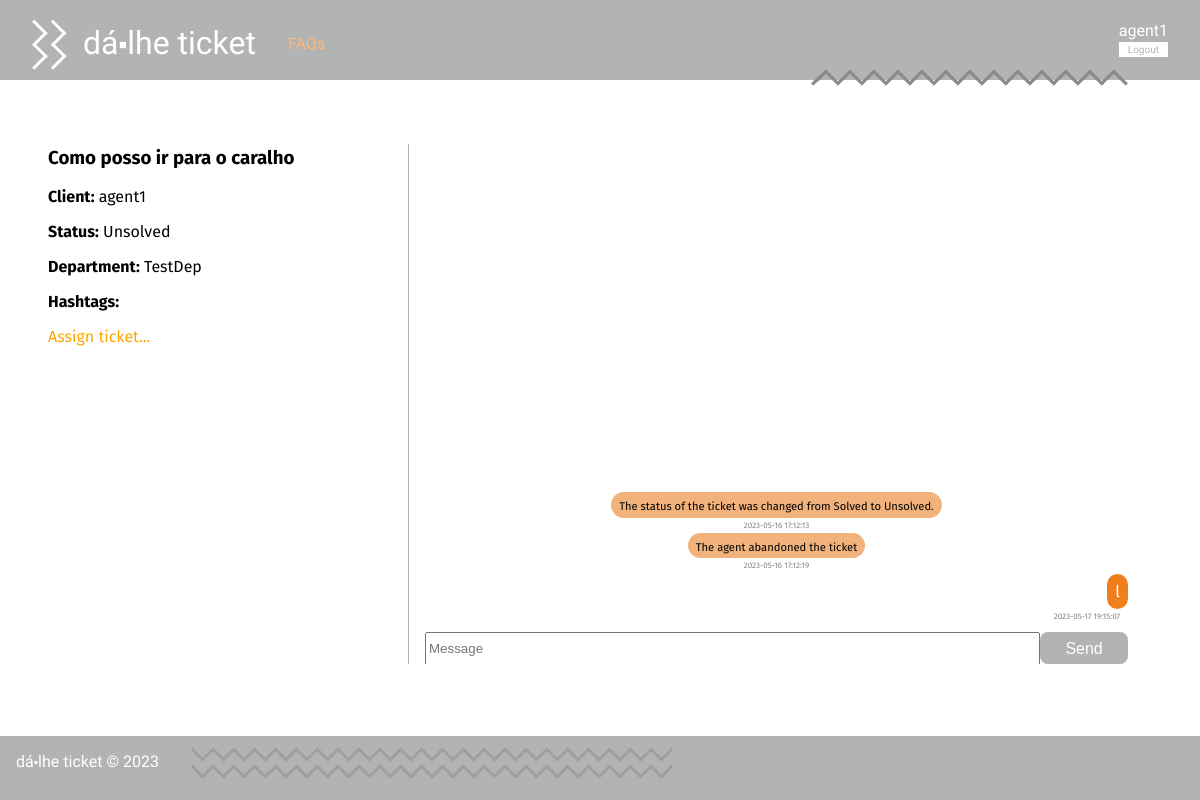
The page /pages/ticket.php?id=5 (signed in) on the database as committed earlier.
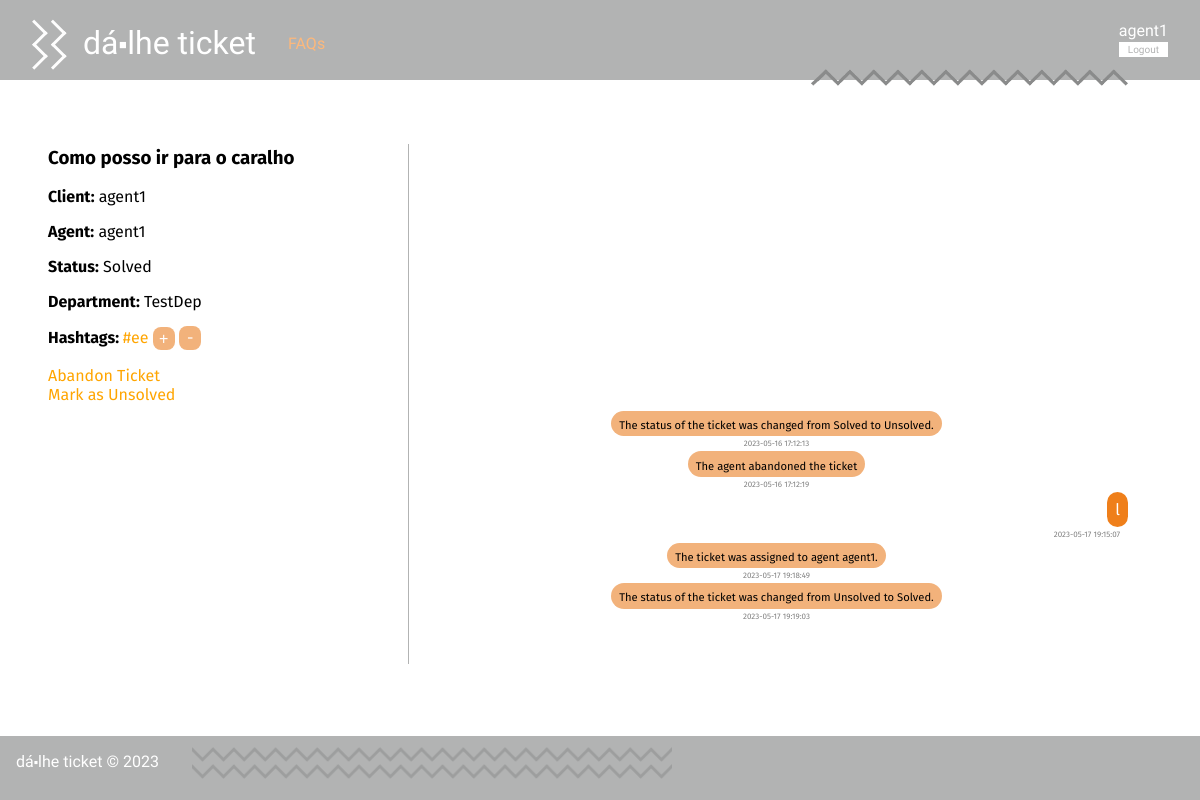
The same page on the database as committed later.
### tables this page shows
CREATE TABLE Ticket(
   id integer primary key autoincrement,
   title varchar(60) not null,
   client varchar(20) not null,
   agent varchar(20),
   status varchar(10) not null,
   department varchar(20),
   foreign key (client) references User(username),
   foreign key (agent) references User(username),
   foreign key (department) references Department(name)
);

CREATE TABLE Change(
   id integer primary key autoincrement,
   ticketId integer not null,
   agent varchar(20),
   action text,
   datetime datetime not null,
   foreign key (ticketId) references Ticket(id),
   foreign key (agent) references User(id)
);

CREATE TABLE Message(
   id integer primary key autoincrement,
   ticketId integer not null,
   isFromClient boolean not null,
   message text not null,
   author varchar(20) not null,
   datetime datetime not null,
   foreign key (ticketId) references Ticket(id)
);

CREATE TABLE Hashtag(
   tag varchar(20) primary key
);

### pages/ticket.php (called while the page is built, shortened)
<?php
    require_once(__DIR__ . '/../database/connection.db.php');
    require_once(__DIR__ . '/../database/ticket.class.php');
    require_once(__DIR__ . '/../database/user.class.php');
    require_once(__DIR__ . '/../templates/common.tpl.php');
    require_once(__DIR__ . '/../templates/ticket.tpl.php');
    require_once(__DIR__ . '/../utils/session.php');
    $db = getDatabaseConnection();
    $ticket = Ticket::getTicketById($db, intval($_GET['id']));
    drawTicket($db, $ticket);
?>

### database/ticket.class.php (called while the page is built, shortened)
<?php
require_once(__DIR__ . '/hashtag.class.php');
require_once(__DIR__ . '/change.class.php');
class Ticket {
    public int $id;
    public function __construct(int $id, string $title, string $client, ?string $agent, string $status, string $department) {
        $this->id = $id;
        $this->title = $title;
        $this->client = $client;
        $this->agent = $agent;
        $this->status = $status;
        $this->department = $department;
    }
    public function getHashtags(PDO $db) : array {
        $stmt = $db->prepare('SELECT h.tag FROM Hashtag h JOIN TicketHashtag th ON h.tag = th.tag WHERE th.ticketId = ?');
        $stmt->execute(array($this->id));
        $hashtags = array();
        while($hashtag = $stmt->fetch()){
            $hashtags[] = new Hashtag($hashtag['tag']);
        }
        return $hashtags;
    }
    static public function getTicketById(PDO $db, int $id) : Ticket {
        $stmt = $db->prepare('SELECT * from Ticket WHERE id = ?');
        $stmt->execute(array($id));
        $line = $stmt->fetchAll()[0];
        $ticket = new Ticket(
            $line['id'],
            $line['title'],
            $line['client'],
            $line['agent'],
            $line['status'],
            $line['department'],
        );
        return $ticket;
    }
}
?>

### utils/session.php (called while the page is built, shortened)
<?php
  class Session {
    public function getName() : ?string {
      return isset($_SESSION['name']) ? $_SESSION['name'] : null;
    }
  }
?>

### database/user.class.php (called while the page is built, shortened)
<?php
class User{
  public function __construct(string $name, string $username, string $email, string $type, string $department, int $ticket_count, int $closed_tickets){
    $this->username = $username;
    $this->type = $type;
    $this->department = $department;
  }
  static public function getUserTypeByUsername(PDO $db, string $username) : string {
    $stmt = $db->prepare('SELECT type from User where username = ?');
    $stmt->execute(array($username));
    return $stmt->fetchAll()[0]['type'];
  }
  static public function getUserByUsername(PDO $db, string $username) : User {
    $stmt = $db->prepare('SELECT * from User where username = ?');
    $stmt->execute(array($username));
    $user = $stmt->fetchAll()[0];
    return new User(
      $user['name'],
      $user['username'],
      $user['email'],
      $user['type'],
      $user['department'],
      intval($user['ticket_count']),
      intval($user['closed_tickets'])
    );
  }
}
?>

### database/message.class.php (called while the page is built, shortened)
<?php
  require_once(__DIR__ . '/../utils/session.php');
  require_once(__DIR__ . '/change.class.php');
  class Message{
    public string $author;
    public function __construct(int $id, int $ticketId, bool $isFromClient, string $message, string $author, string $datetime){
      $this->message = $message;
      $this->author = $author;
      $this->datetime = $datetime;
    }
    public function isMine(PDO $db){
      $session = new Session();
      return $this->author == $session->getName();
    }
    static public function getAllMessagesAndChangesFromTicket(PDO $db, int $id) : array {
        $stmt = $db->prepare('
            SELECT m.id, m.ticketId, m.isFromClient, m.message, m.author, m.datetime
            FROM Message m JOIN Ticket t
            ON m.ticketId = t.id
            WHERE t.id = ?
        ');
        $stmt->execute(array($id));
        $messages = array();
        while($message = $stmt->fetch()){
            $messages[] = new Message(
            $message['id'],
            intval($message['ticketId']),
            $message['isFromClient'] == 1,
            $message['message'],
            $message['author'],
            $message['datetime']
            );
        }
        $stmt = $db->prepare('
            SELECT m.id, m.ticketId, m.agent, m.action, m.datetime
            FROM Change m JOIN Ticket t
            ON m.ticketId = t.id
            WHERE t.id = ?
        ');
        $stmt->execute(array($id));
        $changes = array();
        while($change = $stmt->fetch()){
            $changes[] = new Change(
            $change['id'],
            intval($change['ticketId']),
            $change['agent'],
            $change['action'],
            $change['datetime']
            );
        }
        $all = array_merge($messages, $changes);
        usort($all, function($a, $b){
            return strtotime($a->datetime) > strtotime($b->datetime);
        });
        return $all;
    }
  }
?>

### database/change.class.php (called while the page is built, shortened)
<?php
class Change{
    public function __construct(int $id, int $ticketId, ?string $agent, string $action, string $datetime){
        $this->action = $action;
        $this->datetime = $datetime;
    }
}
?>

### database/hashtag.class.php (called while the page is built, shortened)
<?php
  class Hashtag{
    public function __construct(string $tag){
      $this->tag = $tag;
    }
  }
?>

### templates/ticket.tpl.php (the view, shortened to what the rows shown need)
<?php
    require_once(__DIR__ . '/../database/ticket.class.php');
    require_once(__DIR__ . '/../database/hashtag.class.php');
    require_once(__DIR__ . '/../database/message.class.php');
?>
<?php function drawTicket(PDO $db, Ticket $ticket) {
    $session = new Session();
    $me = User::getUserByUsername($db, $session->getName());
    $hasTags = false;
    ?>
    <div class="ticket_details">
        <div class="ticket_info">
            <h3><?= $ticket->title ?></h3>
            <div class="ticket_client"><span class="bold">Client:</span> <?= $ticket->client ?></div>
            <?php if($ticket->agent !== null) { ?>
                <div class="ticket_agent"><span class="bold">Agent:</span> <?= $ticket->agent ?></div>
            <?php } ?>
            <div class="ticket_status"><span class="bold">Status:</span> <?= $ticket->status ?></div>
            <div class="ticket_department"><span class="bold">Department:</span> <?= $ticket->department ?></div>
            <div class="ticket_hashtags"><span class="bold">Hashtags: </span>
                <?php foreach($ticket->getHashtags($db) as $hashtag) {
                    $hasTags = true;
                ?>
                    <span class="hashtag">
                    <?php
                    if ($me->type == 'user') {
                    ?>
                        #<?= $hashtag->tag ?>
                    <?php
                    } else {
                    ?>
                        <a href="../pages/hashtag.php?tag=<?= $hashtag->tag ?>">
                            #<?= $hashtag->tag ?>
                        </a>
                    <?php
                    }
                    ?>
                    </span>
                <?php
                }
            if ($me->type == 'admin' || $ticket->agent == $me->username) {
                ?>
                <button class="add_hashtag">+</button>
            <?php
                if ($hasTags) {
            ?>
                <a href="../pages/remove_hashtag.php?id=<?= $ticket->id ?>" class="remove_hashtag">-</a>
            <?php
                }
            ?>
            <?php
            }
            ?>
            </div>
            <div class="ticket_options">
                <?php if($ticket->agent == $session->getName()) { ?>
                    <a href=<?=("../actions/action_abandon_ticket.php?id=" . $ticket->id)?>>
                    </a>
                <?php
                    }
                    if (($me->type == 'admin' || $me->department == $ticket->department) && $ticket->status == 'Unsolved') {
            ?>
                    <a href="../pages/assign_ticket.php?id=<?= $ticket->id ?>">Assign ticket...</a>
            <?php
                    } if ($ticket->agent != null && $ticket->status == 'Unsolved' && $me->type == 'admin') {
            ?>
                    <a href=<?=("../actions/action_abandon_ticket.php?id=" . $ticket->id)?>>
                        Unassign ticket
                    </a>
            <?php
                    }
                    if ($me->type == 'admin' || $ticket->agent == $me->username) {
            ?>
                    <a href="../actions/action_change_ticket_status.php?id=<?= $ticket->id ?>">
                    </a>
            <?php
                    }
                ?>
            </div>
        </div>
        <?php
            if(User::getUserTypeByUsername($db, $session->getName()) == 'admin' || $session->getName() == $ticket->agent || $session->getName() == $ticket->client || $ticket->agent == null) {
        ?>
        <div class="ticket_messages">
            <div class="message_list">
        <?php
            foreach(Message::getAllMessagesAndChangesFromTicket($db, $ticket->id) as $message) {
                if($message instanceof Message) {?>
                    <div class="ticket_message <?= $message->isMine($db) ? 'right' : 'left' ?>">
                        <div class="ticket_message_text"><p><?= htmlentities($message->message) ?></p></div>
                        <div class="date_not_hidden"><?= $message->datetime ?></div>
                    </div>
                <?php } else { ?>
                    <div class='ticket_message center'>
                        <div class="ticket_message_text"><p><?= $message->action ?></p></div>
                        <div class="date_not_hidden"><?= $message->datetime ?></div>
                    </div>
                <?php }
            }
            if (($ticket->client == $me->username || $ticket->agent == $me->username) && $ticket->status == 'Unsolved') {
                ?>
                </div>
        </div>
    <?php } ?>
<?php } ?>
<?php } ?>

Rows that differ between the two databases and show on the page:
changed ticket "Como posso ir para o caralho": agent (not shown) → "agent1"; status "Unsolved" → "Solved"
added hashtag: tag "ee"
added change: action "The ticket was assigned to agent agent1.", datetime "2023-05-17 19:18:49"
added change: action "The status of the ticket was changed from Unsolved to Solved.", datetime "2023-05-17 19:19:03"
Other text that changed with them:
text no longer shown: "Assign ticket... Send"
text now shown: "Agent: + - Abandon Ticket Mark as Unsolved"
